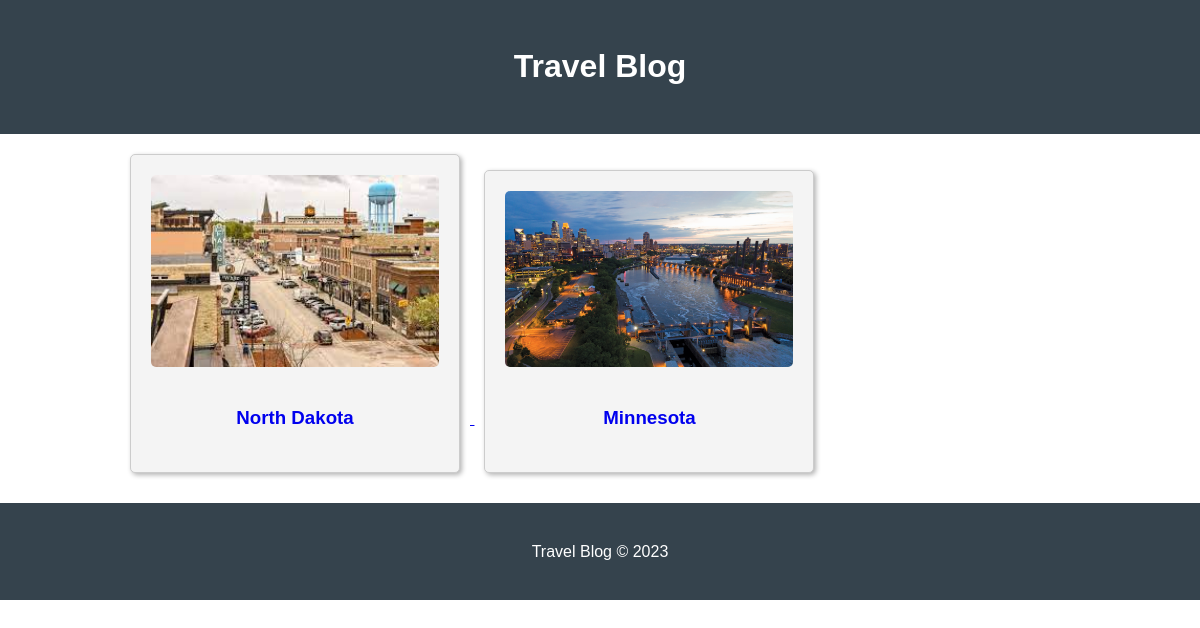
The app's page /, older data.
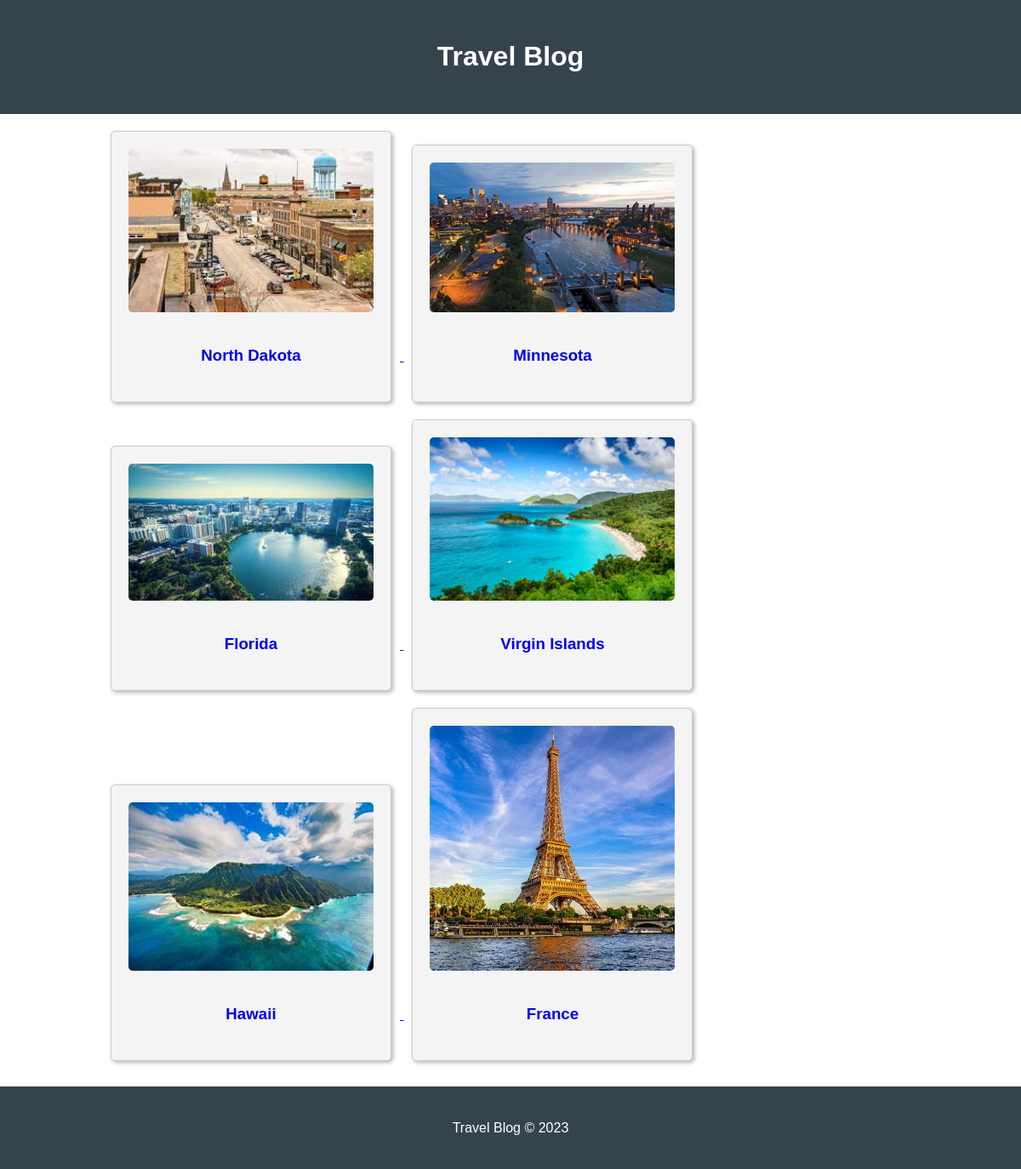
The same page, newer data.
### destinations/models.py (models this page shows, shortened)
class Destination(models.Model):
    name = models.CharField(max_length=100)
    image = models.ImageField(upload_to='destination_images/')
    general_info = models.TextField()
    costs = models.TextField()
    travel_website_url = models.URLField(blank=True, null=True)

### destinations/views.py (the view)
# urls.py: path('', views.index, name='index'),
def index(request):
    destinations = Destination.objects.all()
    return render(request, 'destinations/index.html', {'destinations': destinations})

### destinations/templates/destinations/index.html
{% extends 'base.html' %}
{% block content %}
  {% for destination in destinations %}
  <a href="{% url 'destination_detail' destination.id %}">
    <div class="destination">
      <img src="{{ destination.image.url }}" alt="{{ destination.name }}" />
      <h3>{{ destination.name }}</h3>
    </div>
  </a>
  {% endfor %}
{% endblock content %}

### destinations/templates/base.html (shortened to what this page needs)
<!DOCTYPE html>
<html lang="en">
<head>
  {% load static %}
  <link rel="stylesheet" href="{% static 'css/styles.css' %}">
</head>
<body>
  <header>
    <h1>Travel Blog</h1>
  </header>
  <div class="container">
    {% block content %}
    {% endblock content %}
  </div>
  <footer>
    <p>Travel Blog &copy; 2023</p>
  </footer>
</body>
</html>

### destinations/static/css/styles.css (style rules this page uses)
body { font-family: Arial, sans-serif; line-height: 1.6; color: #333; margin: 0; }
.container { width: 80%; margin: auto; overflow: hidden; }
header { background: #35434d; padding: 20px; margin-bottom: 10px; }
header h1 { color: #fff; text-align: center; }
.destination { display: inline-block; width: 30%; margin: 10px; padding: 20px; text-align: center; border: 1px solid #ccc; box-shadow: 2px 2px 5px rgba(0, 0, 0, 0.3); border-radius: 5px; background-color: #f4f4f4; }
.destination img { width: 100%; height: auto; border-radius: 5px; margin-bottom: 10px; }
footer { text-align: center; padding: 20px; background: #35434d; color: #fff; margin-top: 20px; }

Row changes from the older to the newer data that the page shows:
added Destination: image (picture), name "Florida"
added Destination: image (picture), name "Virgin Islands"
added Destination: image (picture), name "Hawaii"
added Destination: image (picture), name "France"
